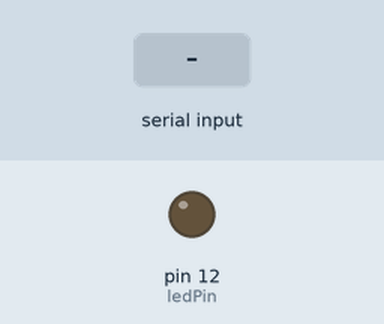
Bench run of a sketch on a simulated Arduino Uno, built with avr-gcc and run on an emulated ATmega328P. Shown: output pins drawn as LEDs (lit = HIGH). Dashed ring = blinking. Inputs (shaded band) come from the test bench. What the sketch prints to the serial monitor is not drawn.

Above: at 1.2 s.
1.3 s: "90,45\n" received over Serial
At 1.45 s:
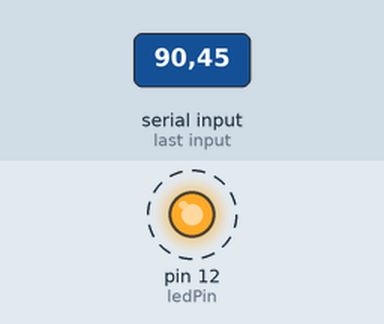
Timing chart, 0 to 10.3 s (numbered marks = the images above; inputs shaded):
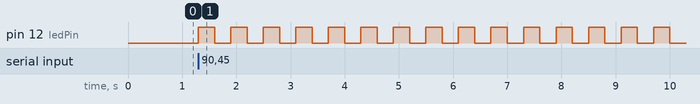

Measured:
- after the input at 1.3 s, pin 12 (ledPin): alternates HIGH for 0.30 s and LOW for 0.30 s, starting at once

The sketch:

sketch_choose_blink_num.ino
```cpp
int numBlink;
int ledPin=12;
int j=1;
int blinkT=300;
int delayT=1000;
String msg1="Please Enter The Blink Number:";

void setup() {
  // put your setup code here, to run once:
Serial.begin(115200);
pinMode(ledPin, OUTPUT);
}

void loop() {
  // put your main code here, to run repeatedly:
Serial.println(msg1);
while(Serial.available()==0){

}
numBlink=Serial.parseInt();
for(j=1; j<=numBlink; j=j+1) {
  digitalWrite(ledPin, HIGH);
  delay(blinkT);
  digitalWrite(ledPin, LOW);
  delay(blinkT);
}
}
```
